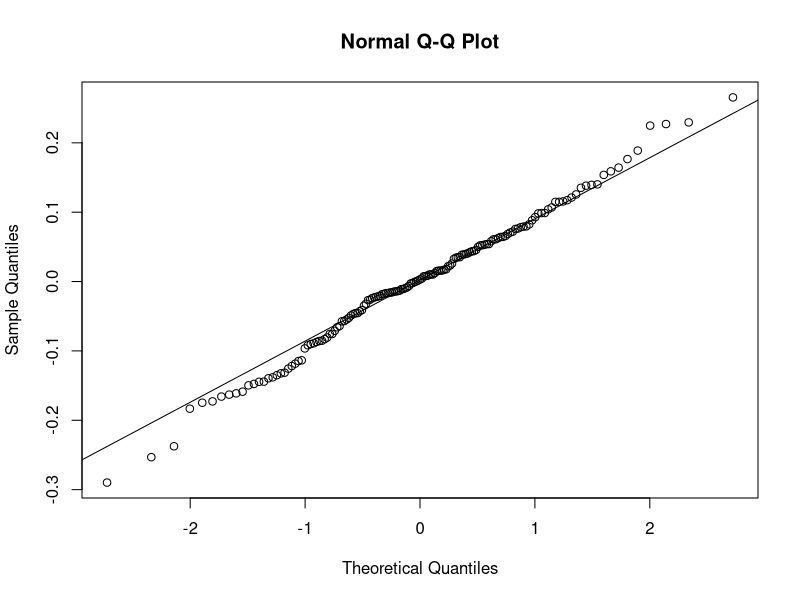
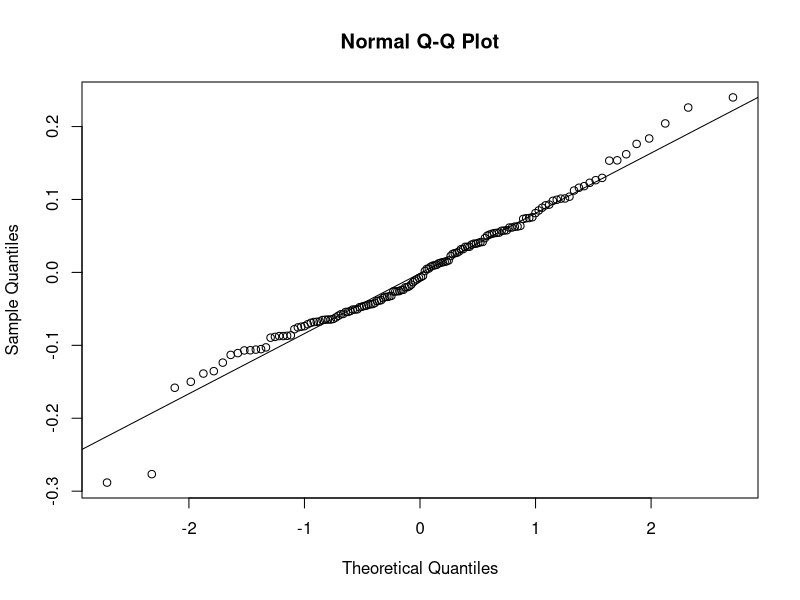
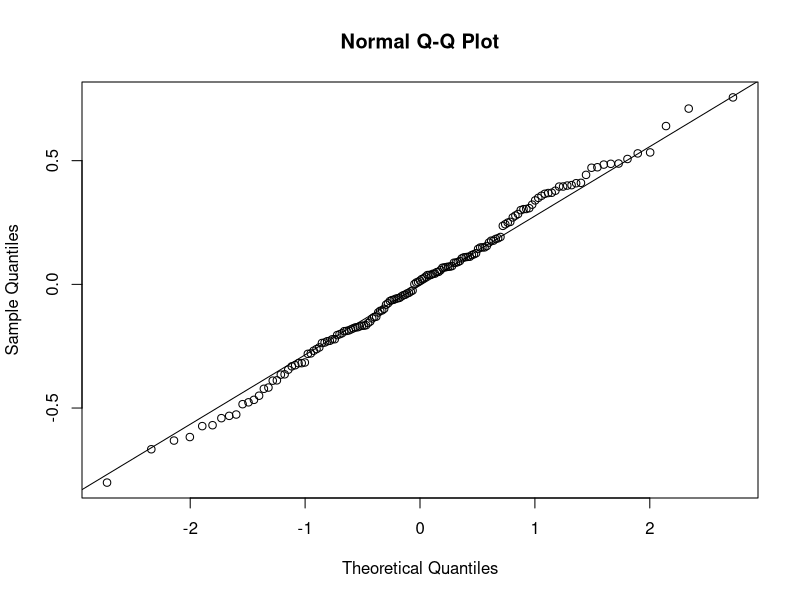
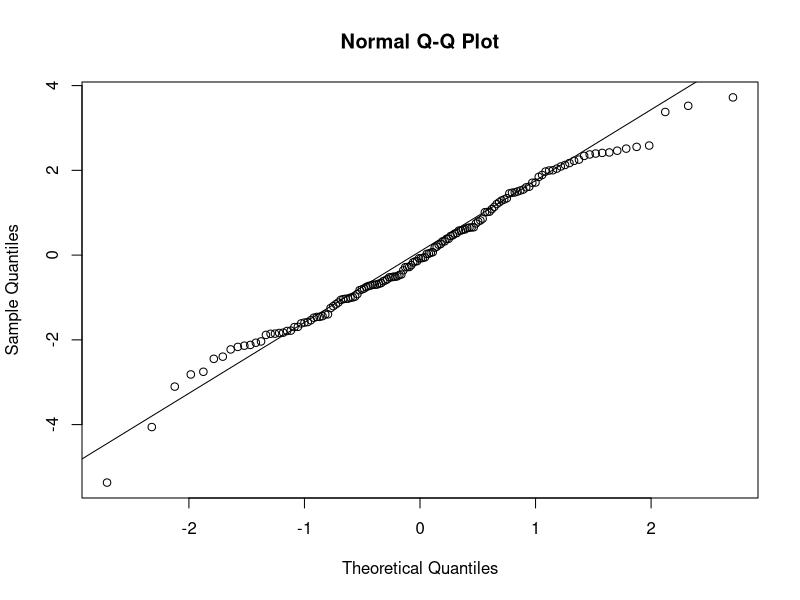

R code for these plots, in order:
#########################################################
######## Part 2 - Colour change experiment ##############
#########################################################

library(lme4)
library(lmerTest)
library(lsmeans)

################## POLLACK VISION##########################
## preparing data
colchange_pollack_data<-read.csv("data_all_pollack.csv", header=TRUE)
head(colchange_pollack_data)

# defining the factors
colchange_pollack_data$colour<-as.factor(colchange_pollack_data$colour)
colchange_pollack_data$day<-as.factor(colchange_pollack_data$day)

#########################################################################
################################## HUE ##################################
#########################################################################

### Subseting colour types
data_green_pollack<-colchange_pollack_data[colchange_pollack_data$colour=="green",]
data_red_pollack<-colchange_pollack_data[colchange_pollack_data$colour=="red",]

########## ANALYSIS FOR THE GREEN COLOUR FORM ##########################

# first model including size as a cofactor
m1_pollack_g_hue<-lmer(hue~day+size+(1|prawn.id),
                    na.action = na.omit,data_green_pollack)
# second model without size 
m2_pollack_g_hue<-lmer(hue~day+(1|prawn.id),
                    na.action = na.omit,data_green_pollack)

# comparing the two models
anova(m1_pollack_g_hue,m2_pollack_g_hue)
# let's keep model 1 since size improve model's fitting
# model output
anova(m1_pollack_g_hue)
# testing model assumptions
qqnorm(residuals(m1_pollack_g_hue))
qqline(residuals(m1_pollack_g_hue))
# a posteriori Tukey test
pollack_hue_green_tukey<-lsmeans(m1_pollack_g_hue,~day)
pairs(pollack_hue_green_tukey)

########## ANALYSIS FOR THE RED COLOUR FORM ##########################

# first model including size as a cofactor
m1_pollack_r_hue<-lmer(hue~day+size+(1|prawn.id),
                    na.action = na.omit,data_red_pollack)
# second model without size 
m2_pollack_r_hue<-lmer(hue~day+(1|prawn.id),
                    na.action = na.omit,data_red_pollack)

# comparing the two models
anova(m1_pollack_r_hue,m2_pollack_r_hue)
# size did not improve model fitting
# let's stay with the simpler model
# model output
anova(m2_pollack_r_hue)
# testing model assumptions
qqnorm(residuals(m2_pollack_r_hue))
qqline(residuals(m2_pollack_r_hue))
# a posteriori Tukey test
pollack_hue_red_tukey<-lsmeans(m2_pollack_r_hue,~day)
pairs(pollack_hue_red_tukey)

#########################################################################
################################## JND ##################################
#########################################################################

########## ANALYSIS FOR THE GREEN COLOUR FORM ##########################

# first model including size as a cofactor
m1_pollack_g_jnd<-lmer(log(jnd)~day+size+(1|prawn.id),
                    na.action = na.omit,data_green_pollack)
# second model without size 
m2_pollack_g_jnd<-lmer(log(jnd)~day+(1|prawn.id),
                    na.action = na.omit,data_green_pollack)
# comparing the two models
anova(m1_pollack_g_jnd,m2_pollack_g_jnd) # size is important
# let's keep model 1 since size improve model's fitting
# model output
anova(m1_pollack_g_jnd)

#testing model assumptions
qqnorm(residuals(m1_pollack_g_jnd))
qqline(residuals(m1_pollack_g_jnd))
# a posteriori Tukey test
pollack_jnd_green_tukey<-lsmeans(m1_pollack_g_jnd,~day)
pairs(pollack_jnd_green_tukey)

########## ANALYSIS FOR THE RED COLOUR FORM ##########################

# first model including size as a cofactor
m1_pollack_r_jnd<-lmer(jnd~day+size+(1|prawn.id),
                    na.action = na.omit,data_red_pollack)
# second model without size 
m2_pollack_r_jnd<-lmer(jnd~day+(1|prawn.id),
                    na.action = na.omit,data_red_pollack)
# comparing the two models
anova(m1_pollack_r_jnd,m2_pollack_r_jnd) # size is not important
# let's keep model 2
# model output
anova(m2_pollack_r_jnd)

# testing model assumptions 
qqnorm(residuals(m2_pollack_r_jnd))
qqline(residuals(m2_pollack_r_jnd))
# a posteriori Tukey test
pollack_jnd_red_tukey<-lsmeans(m2_pollack_r_jnd,~day)
pairs(pollack_jnd_red_tukey)
